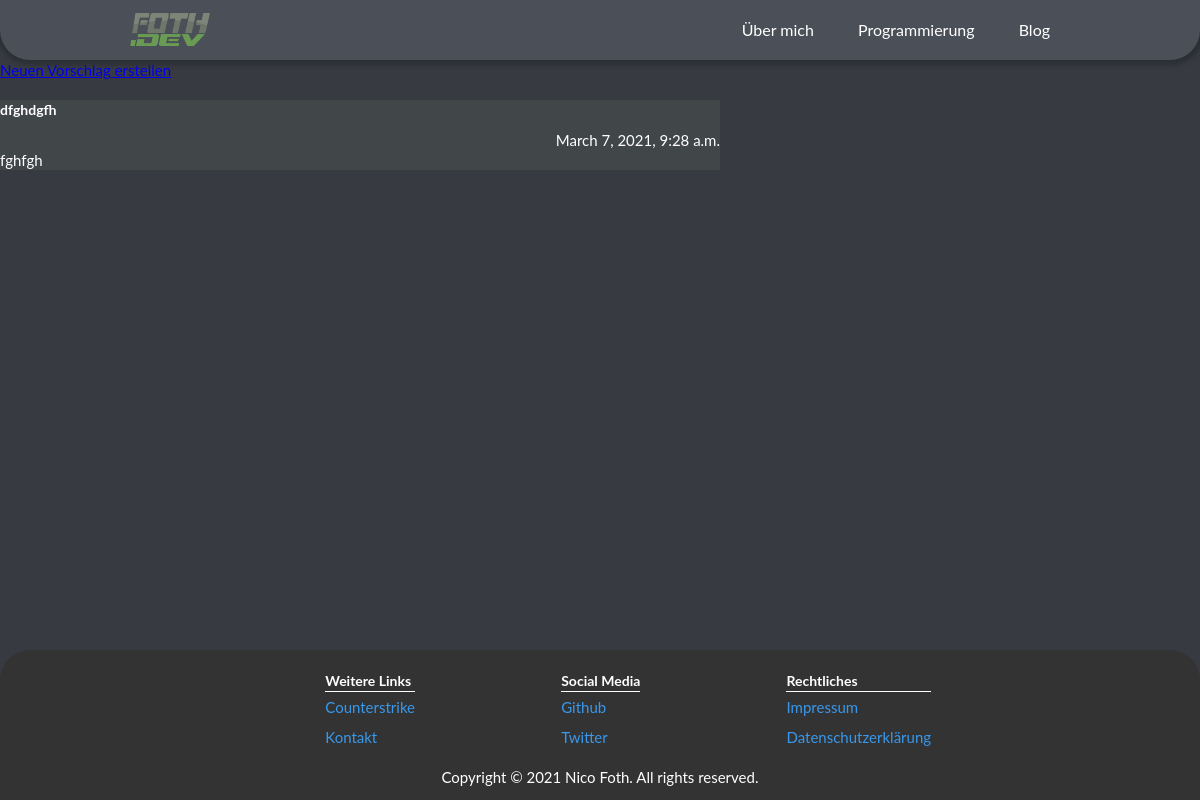
Before: /suggestions/ with the older database file.
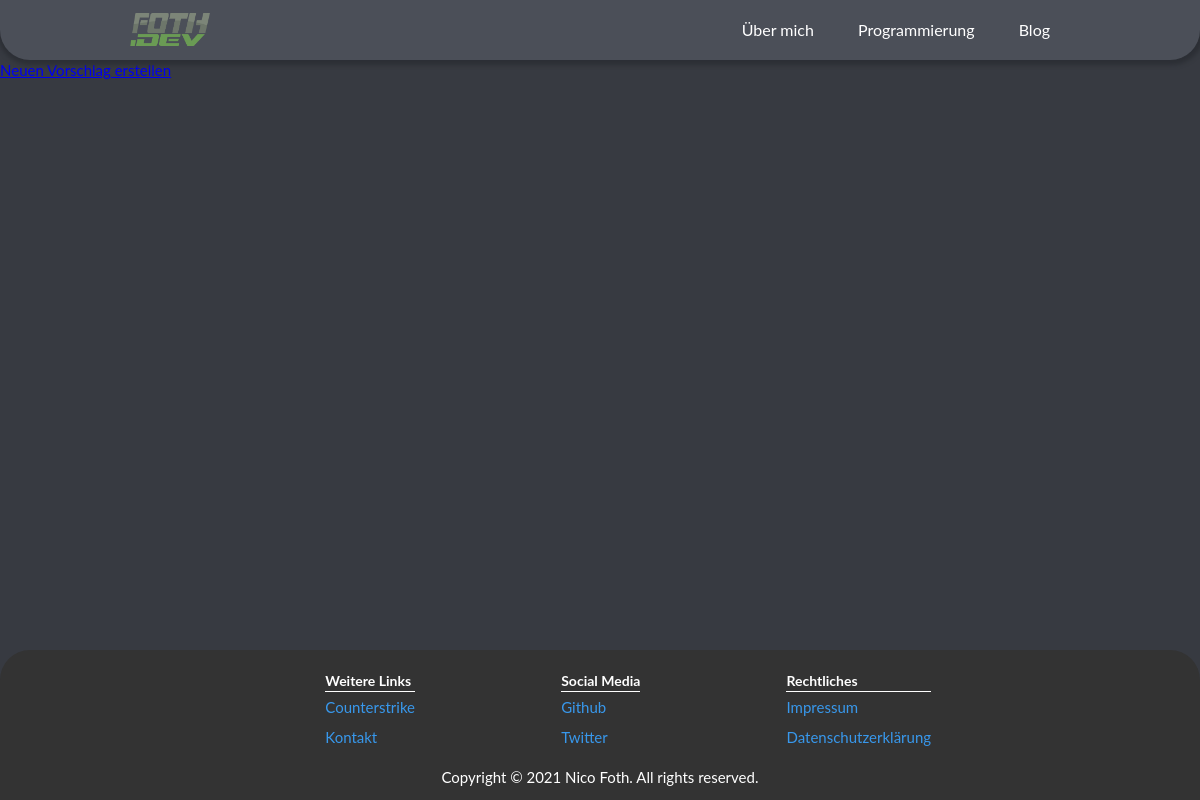
After: the same page with the newer database file.
### suggestions/models.py (models this page shows, shortened)
class Suggestions(models.Model):
    title = models.CharField(max_length=32)
    date = models.DateTimeField(auto_now=True)
    content = models.TextField()
    upvotes = models.IntegerField(default=0)
    downvotes = models.IntegerField(default=0)

### suggestions/views.py (the view)
# urls.py: path('', views.show_suggestions, name="show_suggestions"),
def show_suggestions(request):
    suggestions = Suggestions.objects.all()
    return render(request, 'suggestions/show_suggestions.html', {"suggestions": suggestions})

### suggestions/templates/suggestions/show_suggestions.html (shortened to what this page needs)
{% extends 'base_new.html' %}
{% block content %}
<a href="create" class="btn btn-success">Neuen Vorschlag erstellen</a>
{% for suggestion in suggestions %}
<div class="card" style="width: 60%; margin-top: 20px; background-color: rgb(65, 70, 73)">
    <div class="card-body">
      <h5 class="card-title">{{ suggestion.title }}</h5>
      <div class="card-subtitle" align="right">{{ suggestion.date }}</div>
      <p class="card-text" align="left">{{ suggestion.content }}</p>
    </div>
  </div>
{% endfor %}
{% endblock content %}

Changed rows visible on the page:
removed Suggestions: title "dfghdgfh", date "March 7, 2021, 9:28 a.m.", content "fghfgh"
